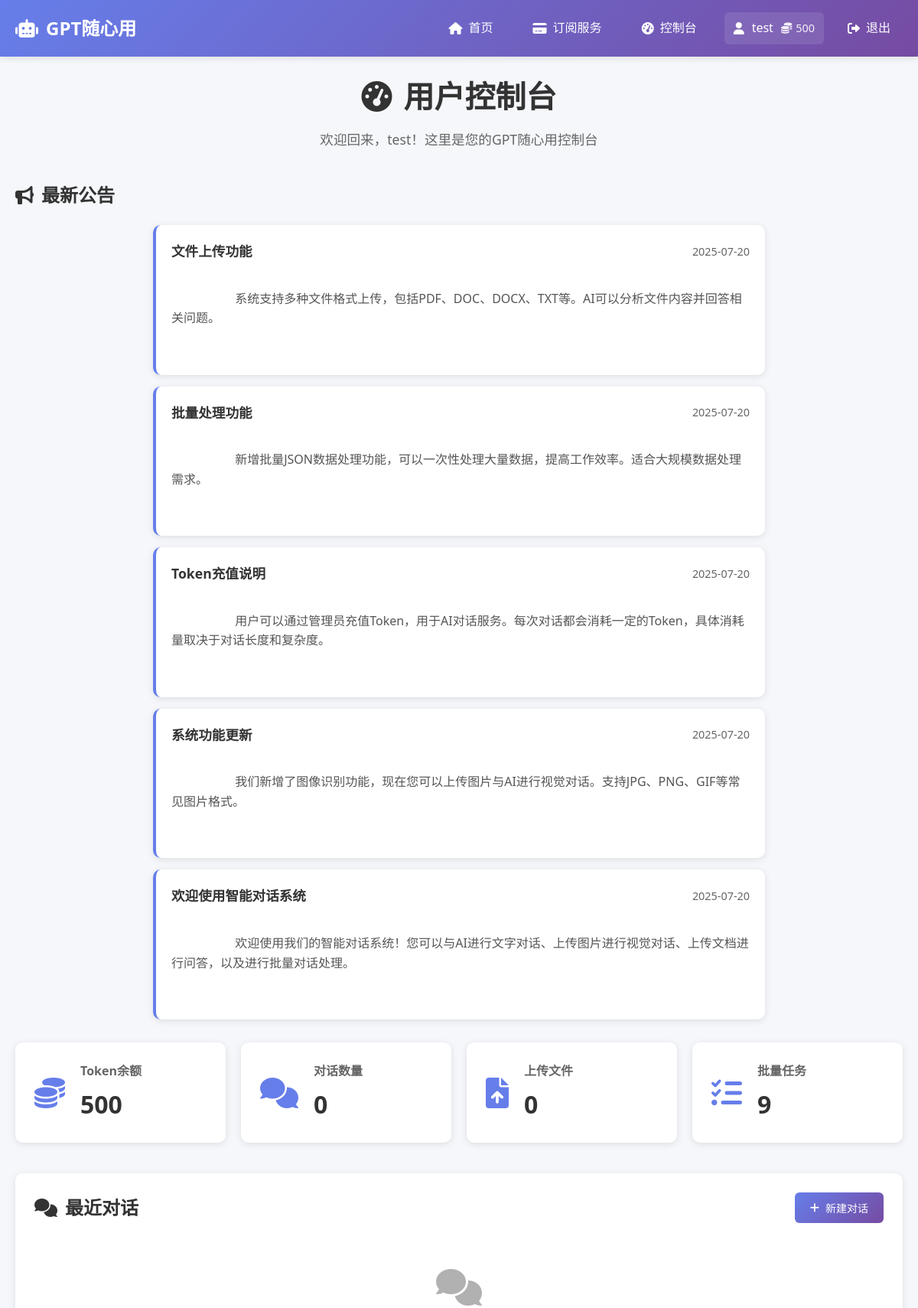
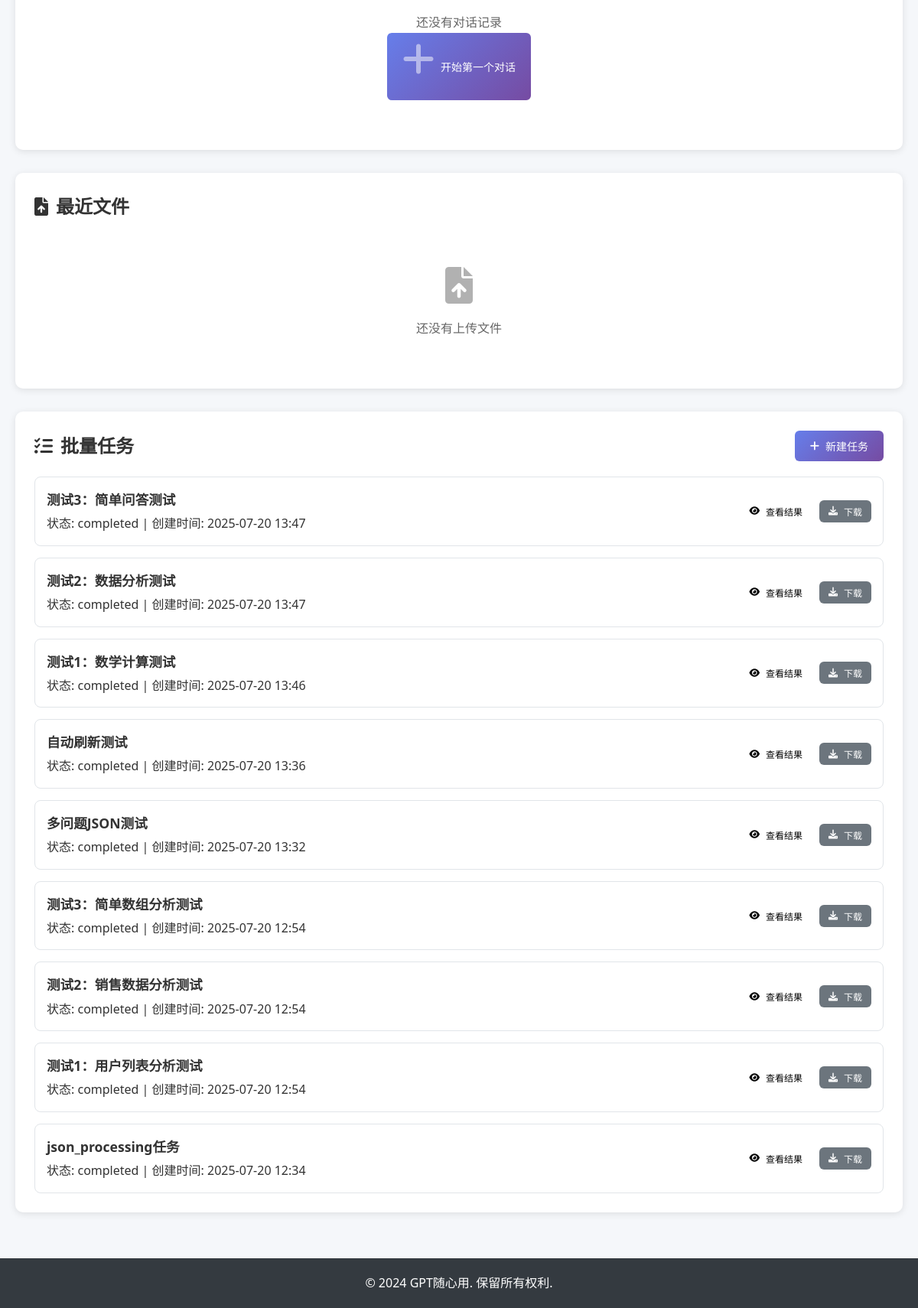
Page /dashboard (signed in) on the committed database (2 pictures, top to bottom).
### app.py (models this page shows)
class User(UserMixin, db.Model):
    id = db.Column(db.Integer, primary_key=True)
    username = db.Column(db.String(80), unique=True, nullable=False)
    email = db.Column(db.String(120), unique=True, nullable=False)
    password_hash = db.Column(db.String(120), nullable=False)
    is_admin = db.Column(db.Boolean, default=False)
    is_active = db.Column(db.Boolean, default=True)
    tokens = db.Column(db.Integer, default=100)
    total_tokens_used = db.Column(db.Integer, default=0)
    created_at = db.Column(db.DateTime, default=datetime.datetime.utcnow)
    last_login = db.Column(db.DateTime)
    login_count = db.Column(db.Integer, default=0)
    conversations = db.relationship('Conversation', backref='user', lazy=True, cascade='all, delete-orphan')
    uploaded_files = db.relationship('UploadedFile', backref='user', lazy=True, cascade='all, delete-orphan')
    batch_tasks = db.relationship('BatchTask', backref='user', lazy=True, cascade='all, delete-orphan')
    user_logs = db.relationship('UserLog', backref='user', lazy=True, cascade='all, delete-orphan')
    payment_records = db.relationship('PaymentRecord', backref='user', lazy=True, cascade='all, delete-orphan')

class Announcement(db.Model):
    id = db.Column(db.Integer, primary_key=True)
    title = db.Column(db.String(200), nullable=False)
    content = db.Column(db.Text, nullable=False)
    is_active = db.Column(db.Boolean, default=True)
    priority = db.Column(db.Integer, default=0)  # 优先级
    view_count = db.Column(db.Integer, default=0)  # 查看次数
    created_at = db.Column(db.DateTime, default=datetime.datetime.utcnow)
    updated_at = db.Column(db.DateTime, default=datetime.datetime.utcnow)
    created_by = db.Column(db.Integer, db.ForeignKey('user.id'))

class BatchTask(db.Model):
    id = db.Column(db.Integer, primary_key=True)
    user_id = db.Column(db.Integer, db.ForeignKey('user.id'), nullable=False)
    task_type = db.Column(db.String(50), nullable=False)  # json_processing, file_analysis
    task_name = db.Column(db.String(200))
    status = db.Column(db.String(20), default='pending')  # pending, processing, completed, failed
    input_data = db.Column(db.Text)
    output_data = db.Column(db.Text)
    progress = db.Column(db.Integer, default=0)  # 进度百分比
    total_items = db.Column(db.Integer, default=0)
    processed_items = db.Column(db.Integer, default=0)
    error_message = db.Column(db.Text)
    processing_time = db.Column(db.Float)  # 处理时间（秒）
    created_at = db.Column(db.DateTime, default=datetime.datetime.utcnow)
    started_at = db.Column(db.DateTime)
    completed_at = db.Column(db.DateTime)
    ip_address = db.Column(db.String(45))

### app.py (the view)
@app.route('/dashboard')
@login_required
def dashboard():
    conversations = Conversation.query.filter_by(user_id=current_user.id).order_by(Conversation.updated_at.desc()).limit(10).all()
    files = UploadedFile.query.filter_by(user_id=current_user.id).order_by(UploadedFile.uploaded_at.desc()).limit(10).all()
    tasks = BatchTask.query.filter_by(user_id=current_user.id).order_by(BatchTask.created_at.desc()).limit(10).all()
    announcements = Announcement.query.filter_by(is_active=True).order_by(Announcement.created_at.desc()).limit(5).all()
    return render_template('dashboard.html',
                         conversations=conversations,
                         files=files,
                         tasks=tasks,
                         announcements=announcements)

### app.py (called while the page is built)
@login_manager.user_loader
def load_user(user_id):
    return User.query.get(int(user_id))

### templates/dashboard.html (shortened to what this page needs)
{% extends "base.html" %}
{% block content %}
<div class="dashboard-container">
    <div class="dashboard-header">
        <h1>
            <i class="fas fa-tachometer-alt"></i>
            用户控制台
        </h1>
        <p>欢迎回来，{{ current_user.username }}！这里是您的GPT随心用控制台</p>
    </div>
    {% if announcements %}
    <div class="announcements-section">
        <div class="section-header">
            <h2>
                <i class="fas fa-bullhorn"></i>
                最新公告
            </h2>
        </div>
        <div class="announcements">
            {% for announcement in announcements %}
            <div class="announcement-card">
                <div class="announcement-header">
                    <h3>{{ announcement.title }}</h3>
                    <span class="announcement-date">{{ announcement.created_at.strftime('%Y-%m-%d') }}</span>
                </div>
                <div class="announcement-content">
                    {{ announcement.content }}
                </div>
            </div>
            {% endfor %}
        </div>
    </div>
    {% endif %}
    <div class="dashboard-stats">
        <div class="stat-card">
            <div class="stat-icon">
                <i class="fas fa-coins"></i>
            </div>
            <div class="stat-content">
                <h3>Token余额</h3>
                <div class="stat-value">{{ current_user.tokens }}</div>
            </div>
        </div>
        <div class="stat-card">
            <div class="stat-icon">
                <i class="fas fa-comments"></i>
            </div>
            <div class="stat-content">
                <h3>对话数量</h3>
                <div class="stat-value">{{ conversations|length }}</div>
            </div>
        </div>
        <div class="stat-card">
            <div class="stat-icon">
                <i class="fas fa-file-upload"></i>
            </div>
            <div class="stat-content">
                <h3>上传文件</h3>
                <div class="stat-value">{{ files|length }}</div>
            </div>
        </div>
        <div class="stat-card">
            <div class="stat-icon">
                <i class="fas fa-tasks"></i>
            </div>
            <div class="stat-content">
                <h3>批量任务</h3>
                <div class="stat-value">{{ tasks|length }}</div>
            </div>
        </div>
    </div>
    <div class="dashboard-content">
        <div class="dashboard-section">
            <div class="section-header">
                <h2>
                    <i class="fas fa-comments"></i>
                    最近对话
                </h2>
                <button class="btn btn-primary" onclick="createNewConversation()">
                    <i class="fas fa-plus"></i>
                    新建对话
                </button>
            </div>
            <div class="conversations-list">
                {% if conversations %}
                    {% for conversation in conversations %}
                    <div class="conversation-item">
                        <div class="conversation-info">
                            <h3>{{ conversation.title }}</h3>
                            <p>消息数: {{ conversation.total_messages }} | Token使用: {{ conversation.total_tokens_used }}</p>
                        </div>
                        <div class="conversation-actions">
                            <a href="{{ url_for('chat', conversation_id=conversation.id) }}" class="btn btn-primary btn-sm">
                                <i class="fas fa-comment"></i>
                                继续对话
                            </a>
                        </div>
                    </div>
                    {% endfor %}
                {% else %}
                    <div class="empty-state">
                        <i class="fas fa-comments"></i>
                        <p>还没有对话记录</p>
                        <button class="btn btn-primary" onclick="createNewConversation()">
                            <i class="fas fa-plus"></i>
                            开始第一个对话
                        </button>
                    </div>
                {% endif %}
            </div>
        </div>
        <div class="dashboard-section">
            <div class="section-header">
                <h2>
                    <i class="fas fa-file-upload"></i>
                    最近文件
                </h2>
            </div>
            <div class="files-list">
                {% if files %}
                    {% for file in files %}
                    <div class="file-item">
                        <div class="file-info">
                            <h3>{{ file.original_filename }}</h3>
                            <p>大小: {{ (file.file_size / 1024)|round(1) }} KB | 上传时间: {{ file.uploaded_at.strftime('%Y-%m-%d %H:%M') }}</p>
                        </div>
                        <div class="file-actions">
                            <button class="btn btn-secondary btn-sm" onclick="downloadFile('{{ file.filename }}')">
                                <i class="fas fa-download"></i>
                                下载
                            </button>
                        </div>
                    </div>
                    {% endfor %}
                {% else %}
                    <div class="empty-state">
                        <i class="fas fa-file-upload"></i>
                        <p>还没有上传文件</p>
                    </div>
                {% endif %}
            </div>
        </div>
        <div class="dashboard-section">
            <div class="section-header">
                <h2>
                    <i class="fas fa-tasks"></i>
                    批量任务
                </h2>
                <button class="btn btn-primary" onclick="showBatchModal()">
                    <i class="fas fa-plus"></i>
                    新建任务
                </button>
            </div>
            <div class="tasks-list">
                {% if tasks %}
                    {% for task in tasks %}
                    <div class="task-item">
                        <div class="task-info">
                            <h3>{{ task.task_name }}</h3>
                            <p>状态: {{ task.status }} | 创建时间: {{ task.created_at.strftime('%Y-%m-%d %H:%M') }}</p>
                        </div>
                        <div class="task-actions">
                            {% if task.status == 'completed' %}
                            <button class="btn btn-success btn-sm" onclick="showAnalysisResult({{ task.id }})">
                                <i class="fas fa-eye"></i>
                                查看结果
                            </button>
                            <button class="btn btn-secondary btn-sm" onclick="downloadAnalysisResult({{ task.id }})">
                                <i class="fas fa-download"></i>
                                下载
                            </button>
                            {% else %}
                            <span class="status-badge status-{{ task.status }}">{{ task.status }}</span>
                            {% endif %}
                        </div>
                    </div>
                    {% endfor %}
                {% endif %}
            </div>
        </div>
    </div>
</div>
{% endblock %}

### templates/base.html (shortened to what this page needs)
<!DOCTYPE html>
<html lang="zh-CN">
<head>
    <link rel="stylesheet" href="{{ url_for('static', filename='css/style.css') }}">
    <link rel="stylesheet" href="https://cdnjs.cloudflare.com/ajax/libs/font-awesome/6.0.0/css/all.min.css">
</head>
<body>
    <nav class="navbar">
        <div class="nav-container">
            <div class="nav-logo">
                <a href="{{ url_for('index') }}">
                    <i class="fas fa-robot"></i>
                    GPT随心用
                </a>
            </div>
            <div class="nav-menu">
                <a href="{{ url_for('index') }}" class="nav-link">
                    <i class="fas fa-home"></i>
                    首页
                </a>
                <a href="{{ url_for('subscribe') }}" class="nav-link">
                    <i class="fas fa-credit-card"></i>
                    订阅服务
                </a>
                {% if current_user.is_authenticated %}
                    <a href="{{ url_for('dashboard') }}" class="nav-link">
                        <i class="fas fa-tachometer-alt"></i>
                        控制台
                    </a>
                    <div class="nav-user">
                        <div class="user-info">
                            <i class="fas fa-user"></i>
                            <span>{{ current_user.username }}</span>
                            <div class="token-count">
                                <i class="fas fa-coins"></i>
                                <span>{{ current_user.tokens }}</span>
                            </div>
                        </div>
                        <a href="{{ url_for('logout') }}" class="nav-link">
                            <i class="fas fa-sign-out-alt"></i>
                            退出
                        </a>
                    </div>
                {% endif %}
            </div>
        </div>
    </nav>
    <main class="main-content">
        {% block content %}{% endblock %}
    </main>
    <footer class="footer">
        <div class="container">
            <p>&copy; 2024 GPT随心用. 保留所有权利.</p>
        </div>
    </footer>
</body>
</html>

### rows in the picture
User: username "test", tokens "500"
Announcement: title "文件上传功能", created_at "2025-07-20", content "系统支持多种文件格式上传，包括PDF、DOC、DOCX、TXT等。AI可以分析文件内容并回答相关问题。"
Announcement: title "批量处理功能", created_at "2025-07-20", content "新增批量JSON数据处理功能，可以一次性处理大量数据，提高工作效率。适合大规模数据处理需求。"
Announcement: title "Token充值说明", created_at "2025-07-20", content "用户可以通过管理员充值Token，用于AI对话服务。每次对话都会消耗一定的Token，具体消耗量取决于对话长度和复杂度。"
Announcement: title "系统功能更新", created_at "2025-07-20", content "我们新增了图像识别功能，现在您可以上传图片与AI进行视觉对话。支持JPG、PNG、GIF等常见图片格式。"
Announcement: title "欢迎使用智能对话系统", created_at "2025-07-20", content "欢迎使用我们的智能对话系统！您可以与AI进行文字对话、上传图片进行视觉对话、上传文档进行问答，以及进行批量对话处理。"
BatchTask: task_name "测试3：简单问答测试", status "completed", created_at "2025-07-20 13:47"
BatchTask: task_name "测试2：数据分析测试", status "completed", created_at "2025-07-20 13:47"
BatchTask: task_name "测试1：数学计算测试", status "completed", created_at "2025-07-20 13:46"
BatchTask: task_name "自动刷新测试", status "completed", created_at "2025-07-20 13:36"
BatchTask: task_name "多问题JSON测试", status "completed", created_at "2025-07-20 13:32"
BatchTask: task_name "测试3：简单数组分析测试", status "completed", created_at "2025-07-20 12:54"
BatchTask: task_name "测试2：销售数据分析测试", status "completed", created_at "2025-07-20 12:54"
BatchTask: task_name "测试1：用户列表分析测试", status "completed", created_at "2025-07-20 12:54"
BatchTask: task_name "json_processing任务", status "completed", created_at "2025-07-20 12:34"

### other values in the picture
{{ conversations|length }} "0"
{{ files|length }} "0"
{{ tasks|length }} "9"
